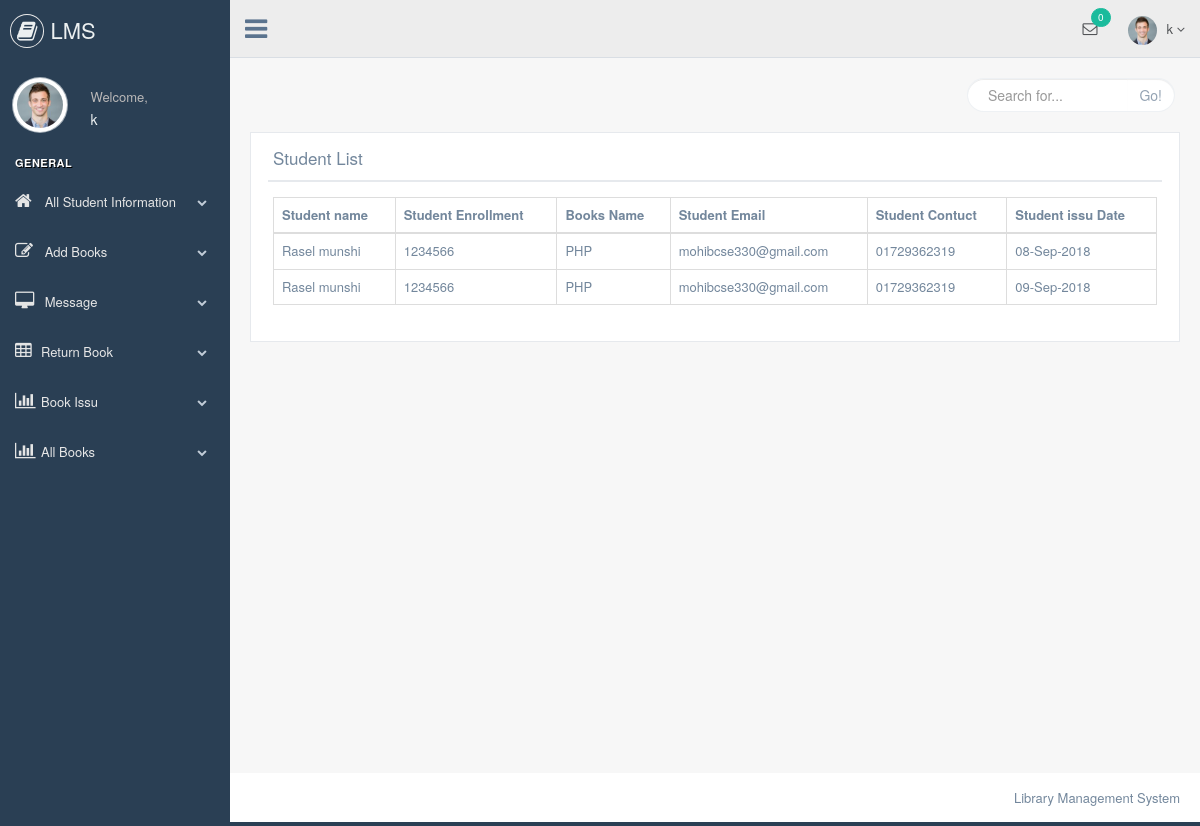
/librarian/recodstudent.php?books_name=PHP (signed in), run on the app's committed database.
### tables this page shows
CREATE TABLE `issubooks` (
  `id` int(11) NOT NULL,
  `student_enrollment` varchar(255) NOT NULL,
  `student_name` varchar(255) NOT NULL,
  `student_sem` varchar(255) NOT NULL,
  `student_contuct` varchar(255) NOT NULL,
  `student_email` varchar(255) NOT NULL,
  `books_name` varchar(255) NOT NULL,
  `books_issu_date` varchar(255) NOT NULL,
  `books_return_date` varchar(255) NOT NULL,
  `student_username` varchar(255) NOT NULL
);

### librarian/recodstudent.php (the view, shortened to what this page needs)
<?php include "header.php";?>
<?php include "connection.php";?>
    <div class="right_col" role="main">
        <div class="">
            <div class="page-title">
                <div class="title_left">
                </div>
                <div class="title_right">
                    <div class="col-md-5 col-sm-5 col-xs-12 form-group pull-right top_search">
                        <div class="input-group">
                            <input type="text" class="form-control" placeholder="Search for...">
                <span class="input-group-btn">
                  <button class="btn btn-default" type="button">Go!</button>
                </span>
                        </div>
                    </div>
                </div>
            </div>
            <div class="clearfix"></div>
            <div class="row" style="min-height:500px">
                <div class="col-md-12 col-sm-12 col-xs-12">
                    <div class="x_panel">
                        <div class="x_title">
                            <h2>Student List</h2>
                            <div class="clearfix"></div>
                        </div>
                        <div class="x_content">
                            <table class="table table-bordered">
                              <thead>
                                <tr>
                                  <th scope="col">Student name</th>
                                  <th scope="col">Student Enrollment</th>
                                  <th scope="col">Books Name</th>
                                  <th scope="col">Student Email</th>
                                  <th scope="col">Student Contuct</th>
                                  <th scope="col">Student issu Date</th>
                                </tr>
                              </thead>
                              <tbody>
                                <?php
                                if(isset($_GET['books_name'])){
                                    $booksname = $_GET['books_name'];
                                    $sql = "SELECT * FROM issubooks WHERE books_name ='$booksname' AND books_return_date =''";
                                    $result = mysqli_query($conn,$sql);
                                    while($row = mysqli_fetch_assoc($result)){
                                ?>
                                <tr>
                                  <td><?php echo $row['student_name']?></td>
                                  <td><?php echo $row['student_enrollment'];?></td>
                                  <td><?php echo $row['books_name'];?></td>
                                  <td><?php echo $row['student_email'];?></td>
                                  <td><?php echo $row['student_contuct'];?></td>
                                  <td><?php echo $row['books_issu_date'];?></td>
                                 </tr>
                                 <?php } } ?>
                              </tbody>
                            </table>
                        </div>
                    </div>
                </div>
            </div>
        </div>
    </div>
   <?php include "footer.php";?>

### data on the page
issubooks: student_name "Rasel munshi", student_enrollment "1234566", books_name "PHP", student_email "mohibcse330@gmail.com", student_contuct "01729362319", books_issu_date "08-Sep-2018"
issubooks: student_name "Rasel munshi", student_enrollment "1234566", books_name "PHP", student_email "mohibcse330@gmail.com", student_contuct "01729362319", books_issu_date "09-Sep-2018"

### other printed values
$username "k"
